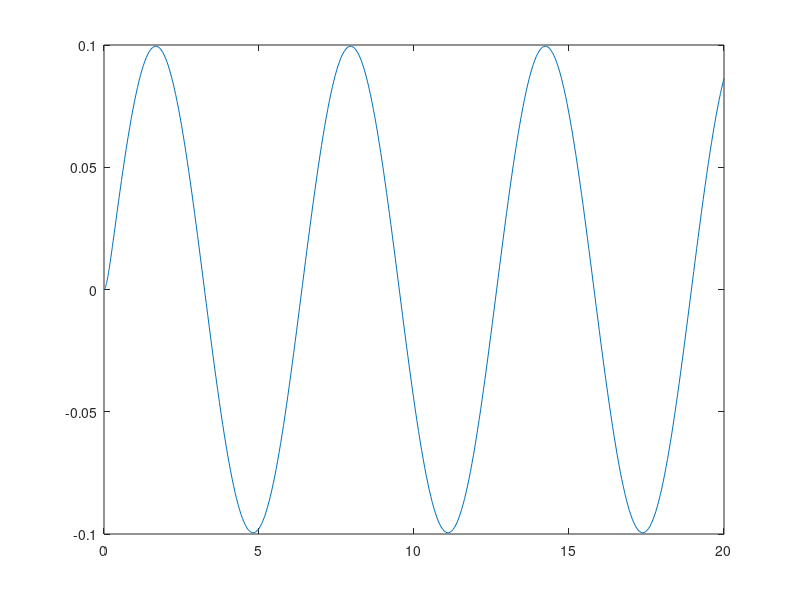

The MATLAB script that drew this image:
% 11.3
function ode_to_a_nightingale
% Function to solve dy/dt = -k*y + F*sin(omega*t)
% from t = start to t = stop, with y(0) = inital_y

close all  % Closes any open plot windows.

% Define parameter values below.
    k = 10;
    F = 1;
    omega = 1;
    time_range = [0, 20];
    y0 = 0;
    
    [t_values, sol_values] = ode45(@(t, y) diff_eq(t, y, k, F, omega),...
        time_range, y0);
    
    plot(t_values, sol_values);
    
end  % Hear is the end of the 'solve my ode' function

function dydt = diff_eq(t, y, k, F,omega)  % Function defining the ODE
    dydt = -k*y + F*sin(omega*t);
end